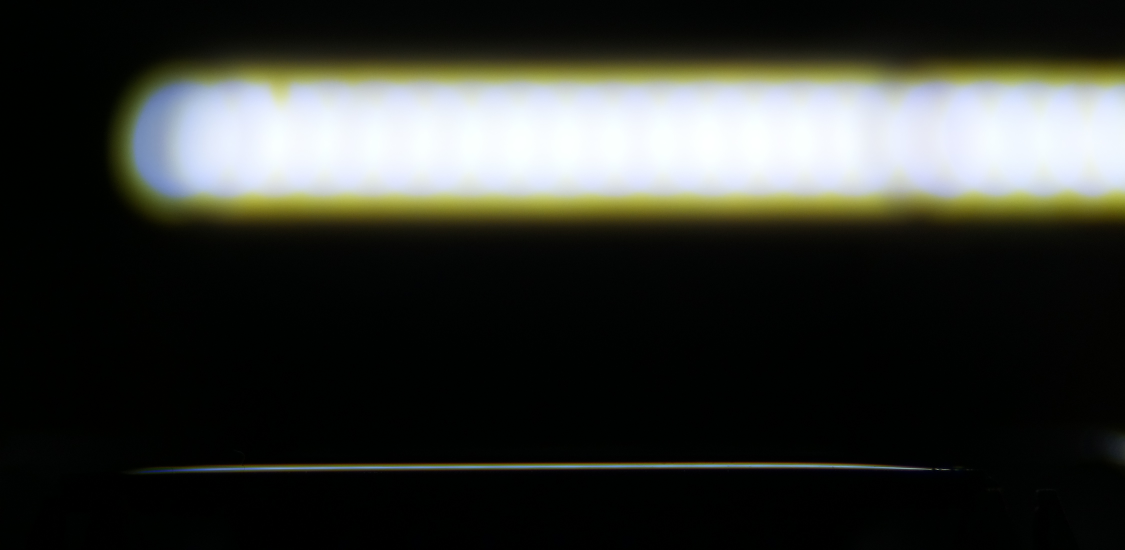
#> input picture exp14/images/black/250uL_1.jpg, 4500 x 2200 px, found by its file name (shown at 1/4 size)
$ python far.py
#> lines starting #> are read from the running program, lines starting #| are printed output that depends on the picture
### compare/fluid.py
try:
    from PIL import Image

    PIL_INSTALLED = True
except:
    PIL_INSTALLED = False
import cv2
import numpy as np
import os
import typing


class FluidImage:
    crop_rect = (442, 1820, 4260, 1940)
    blur_kernel = (3, 3)
    slide_length = 76.2  # mm
    slide_width = 25.4  # mm
    slide_glass_length = 50.8  # mm
    slide_glass_width = 25.4  # mm
    fluid_density = 1.0043  # g/ml
    methods = [
        "max_height",
        "nheights",
        "nheights_area",
        "pixelcount_area",
        "convexhull_area",
    ]

    def __init__(self, from_item):
        if isinstance(from_item, (str, bytes, os.PathLike)):
            self.init_from_path(from_item)
        elif isinstance(from_item, FluidImage):
            self.init_from_other(from_item)
        else:
            raise ValueError(
                f"Invalid parameter for FluidImage. Expected Path or another FluidImage, got {type(from_item)}"
            )

    def init_from_other(self, other: "FluidImage"):
        self.img_path = other.img_path
        self.img_orig = other.img_orig
        self.img = other.img.copy()

    def init_from_path(self, img_path: typing.Union[str, bytes, os.PathLike]):
#> called with img_path = '../exp14/images/Unpainted/250uL_1.jpg'
        self.img_path = img_path
        if PIL_INSTALLED:
            self.img_orig = Image.open(img_path)
#> self.img_orig is the input picture: PIL image 4500x2200 RGB; mean R, G, B 52.6, 54.6, 49.6
        else:
            self.img_orig = cv2.cvtColor(cv2.imread(str(img_path)), cv2.COLOR_BGR2RGB)

        self.img = np.array(self.img_orig, dtype=np.uint8)

    def copy(self):
        return FluidImage(self)

    def get_image(self):
        return self.img

    def reset(self):
        self.img = np.array(self.img_orig, dtype=np.uint8)
        return self

    # [8 lines left out: function get_method, not called in this run]

    def method(self, method, *args, **kwargs):
        return self.get_method(method)(*args, **kwargs)

    def predict(self, method, bestfit, *args, **kwargs):
        return bestfit(self.method(method, *args, **kwargs))

    @staticmethod
    def _crop(im, box):
        x, y, x2, y2 = box
        w = x2 - x
        h = y2 - y
        return im[y : y + h, x : x + w]

    def crop(self, crop_rect=None):
        if crop_rect:
            self.img = FluidImage._crop(self.img, crop_rect)
        else:
            self.img = FluidImage._crop(self.img, FluidImage.crop_rect)
        return self

    def grayscale(self):
        self.img = np.array(
            np.dot(self.img[..., :3], [0.299, 0.587, 0.114]), dtype=np.uint8
        )
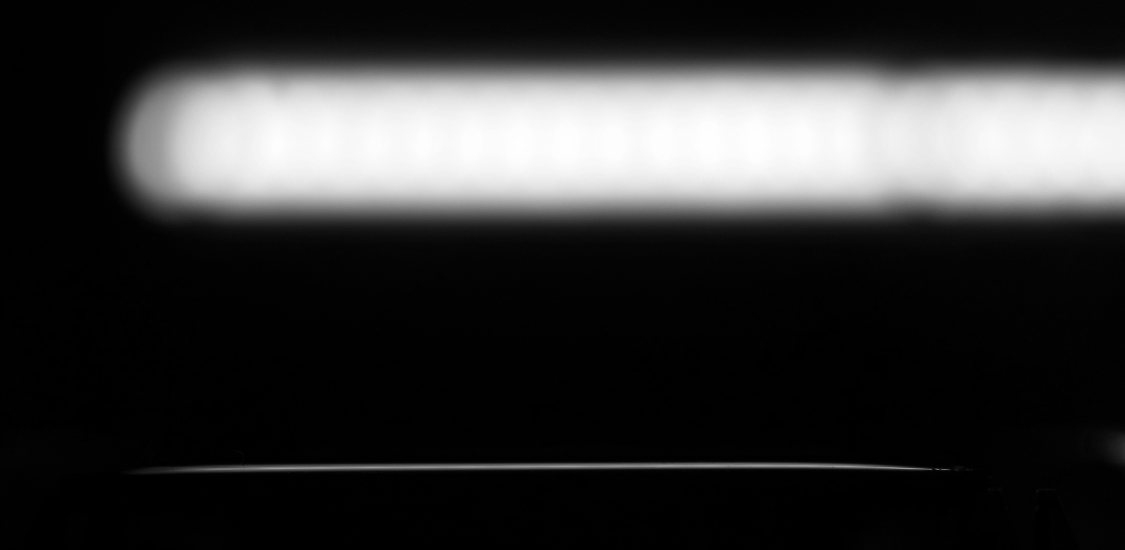
#> self.img: shape (2200, 4500) (shown at 1/4 size); min 0, max 255, mean 53
        return self

    # set blur to False to not do blur before threshold. Set blur to (n1, n2) to set the blur kernel
    # [8 lines left out: function threshold, not called in this run]

    # -------- Helpers (do not modify self) ----------- #

    def get_contours(self, mode=cv2.RETR_EXTERNAL, method=cv2.CHAIN_APPROX_SIMPLE):
        contours = cv2.findContours(self.img, mode, method)
        return contours[0] if len(contours) == 2 else contours[1]

    # [64 lines left out: functions get_convexhull, max_height, nheights, polynomial_area, not called in this run]

    def nheights_area(self, n):
        (heights, spacing) = self.nheights(n, space=True)
        return FluidImage.polynomial_area(heights, spacing)

    # get nonzero pixel count
    def pixelcount_area(self):
        return cv2.countNonZero(self.img)

    # gets area of convex hull
    def convexhull_area(self, largest_only=False):
        return cv2.countNonZero(self.get_convexhull(largest_only=largest_only))

    # ------ For debugging ----- #

    def show(self, img=None):
        if not PIL_INSTALLED:
            raise ValueError("Cannot show image without PIL library")
        if img is None:
            Image.fromarray(self.img).show()
        else:
            Image.fromarray(img).show()
        return self

### compare/far.py
import matplotlib.pyplot as plt
from compare import get_plot_data, read_csv, get_image_path
import algorithms
from functools import partial
import numpy as np
from fluid import FluidImage


# [300 lines left out: functions plot, plot_white, plot_black, plot_clear, test_hull, polygon_area, not called in this run]


def PolyArea(x, y):
    return 0.5 * np.abs(np.dot(x, np.roll(y, 1)) - np.dot(y, np.roll(x, 1)))


# [57 lines left out: functions test_nheights, test_all, not called in this run]

        # fluid.show(fluid.get_convexhull(largest_only=True))


def test_copy():
    images_path = "../exp14/images/Unpainted"
    a = FluidImage(images_path + "/" + "250uL_1.jpg")
    b = a.copy()
    c = FluidImage(b)
    a.grayscale()
    b.crop()

    a.show()
    b.show()
#> in show (call 2), `Image.fromarray(self.img).show()`:
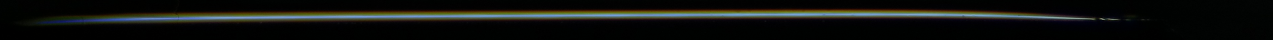
#> shown: PIL image 3818x120 RGB (shown at 1/3 size); mean R, G, B 17.3, 18.6, 15.5
    c.show()
    a.copy().show()


def main():
    # [6 lines of commented-out code are left out]
    test_copy()


if __name__ == "__main__":
    main()

$ run again, with exp14/images/unpainted/250uL_1.jpg copied over exp14/images/black/250uL_1.jpg
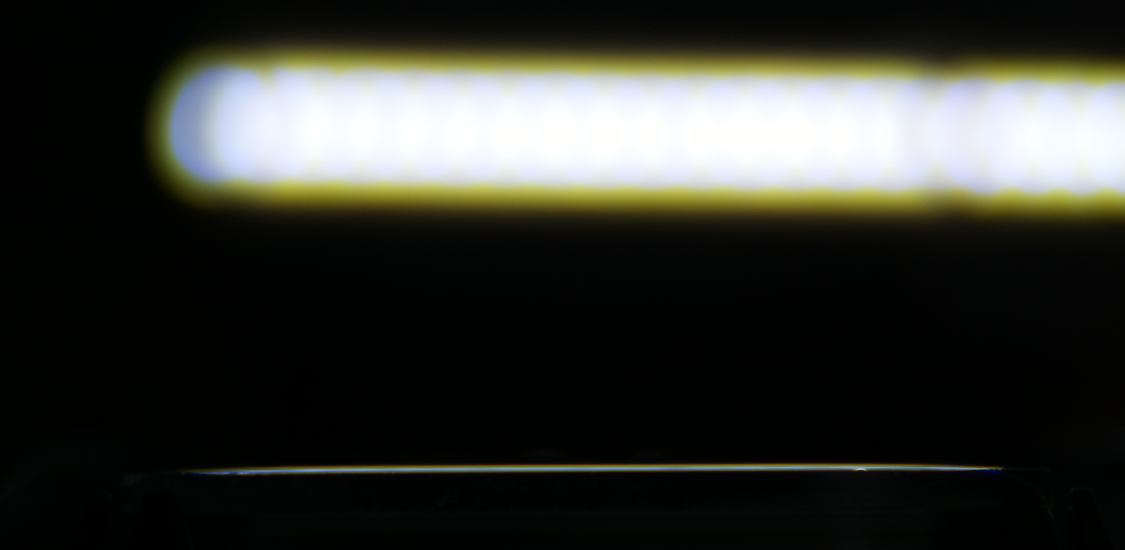
#> input picture exp14/images/unpainted/250uL_1.jpg, 4500 x 2200 px, found by its file name (shown at 1/4 size)
#> in init_from_path, self.img_orig is the input picture: PIL image 4500x2200 RGB; mean R, G, B 52.6, 54.2, 48.3
#> in grayscale, `self.img = np.array( np.dot(self.img[..., :3], [0.299, 0.587, 0.114]),..`:
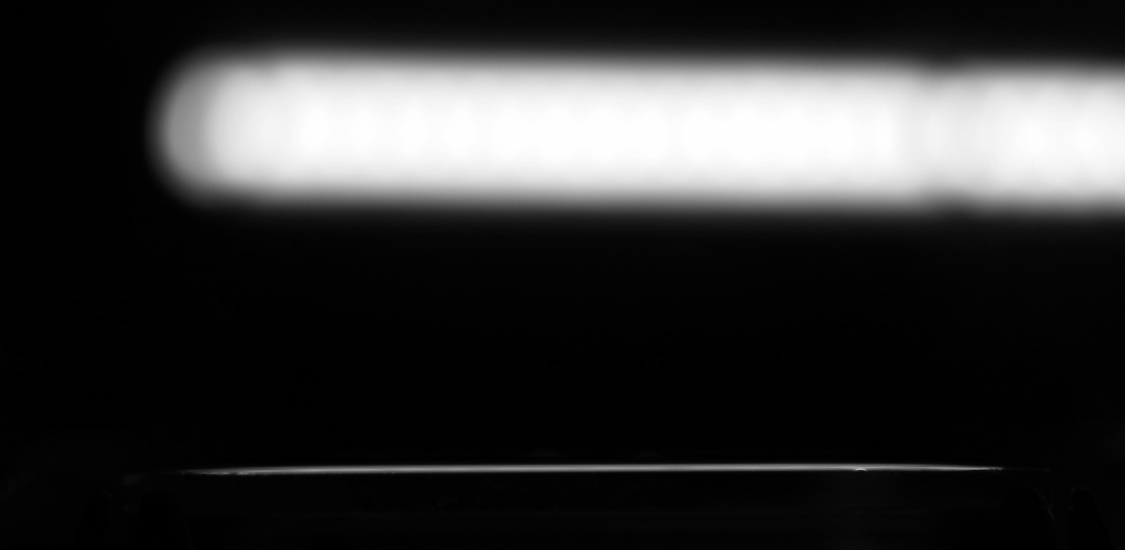
#> self.img: shape (2200, 4500) (shown at 1/4 size); min 0, max 255, mean 52.6
#> in show (call 2), `Image.fromarray(self.img).show()`:
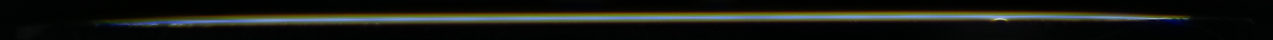
#> shown: PIL image 3818x120 RGB (shown at 1/3 size); mean R, G, B 22.5, 24.1, 19.3
